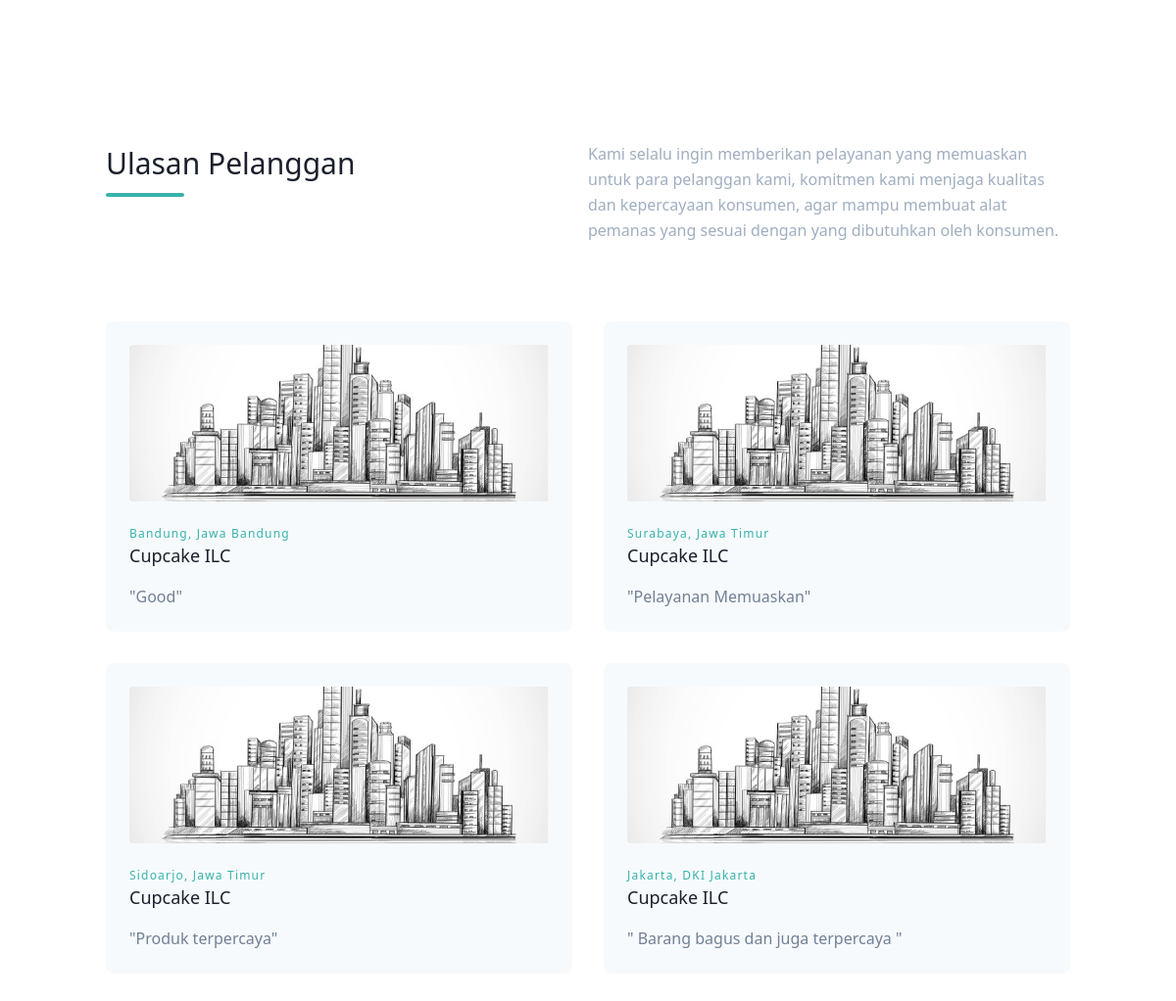
Page /content.php on the committed database.
### tables this page shows
CREATE TABLE `testi` (
  `id` int(11) NOT NULL,
  `fotosampul` varchar(255) NOT NULL,
  `kota` varchar(255) NOT NULL,
  `provinsi` varchar(255) NOT NULL,
  `judul` varchar(255) NOT NULL,
  `deskripsi` longtext NOT NULL
);

### content.php (the view, shortened to what this page needs)
<link href="https://unpkg.com/tailwindcss@^1.0/dist/tailwind.min.css" rel="stylesheet">
<section class="text-gray-600 body-font">
  <div class="container px-5 py-24 mx-auto">
    <div class="flex flex-wrap w-full mb-20">
      <div class="lg:w-1/2 w-full mb-6 lg:mb-0">
        <h1 class="sm:text-3xl text-2xl font-medium title-font mb-2 text-gray-900">Ulasan Pelanggan</h1>
        <div class="h-1 w-20 bg-teal-500 rounded"></div>
      </div>
      <p class="lg:w-1/2 w-full leading-relaxed text-gray-500">Kami selalu ingin memberikan pelayanan yang memuaskan untuk para pelanggan kami, komitmen kami menjaga kualitas dan kepercayaan konsumen, agar mampu membuat alat pemanas yang sesuai dengan yang dibutuhkan oleh konsumen.</p>
    </div>
    <div class="flex flex-wrap -m-4">
      <?php
      $sql = mysqli_query($koneksidb, "SELECT * FROM testi ORDER BY id DESC") or die(mysqli_error($koneksidb));
      while ($data = mysqli_fetch_assoc($sql)) {
      ?>
        <div class="xl:w-1/4 md:w-1/2 p-4">
          <div class="bg-gray-100 p-6 rounded-lg">
            <img class="h-40 rounded w-full object-cover object-center mb-6" src="admin/assets/images/<?= $data['fotosampul'] ?>" alt="content">
            <h3 class="tracking-widest text-teal-500 text-xs font-medium title-font"><?= "{$data['kota']}, {$data['provinsi']}" ?></h3>
            <h2 class="text-lg text-gray-900 font-medium title-font mb-4"><?= $data['judul'] ?></h2>
            <p class="addReadMore showlesscontent">"<?= $data['deskripsi'] ?>"</p>
          </div>
        </div>
      <?php
      }
      ?>
    </div>
  </div>
</section>

### rows in the picture
testi: fotosampul (picture), kota "Bandung", provinsi "Jawa Bandung", judul "Cupcake ILC", deskripsi "Good"
testi: fotosampul (picture), kota "Surabaya", provinsi "Jawa Timur", judul "Cupcake ILC", deskripsi "Pelayanan Memuaskan"
testi: fotosampul (picture), kota "Sidoarjo", provinsi "Jawa Timur", judul "Cupcake ILC", deskripsi "Produk terpercaya"
testi: fotosampul (picture), kota "Jakarta", provinsi "DKI Jakarta", judul "Cupcake ILC", deskripsi "Barang bagus dan juga terpercaya"
